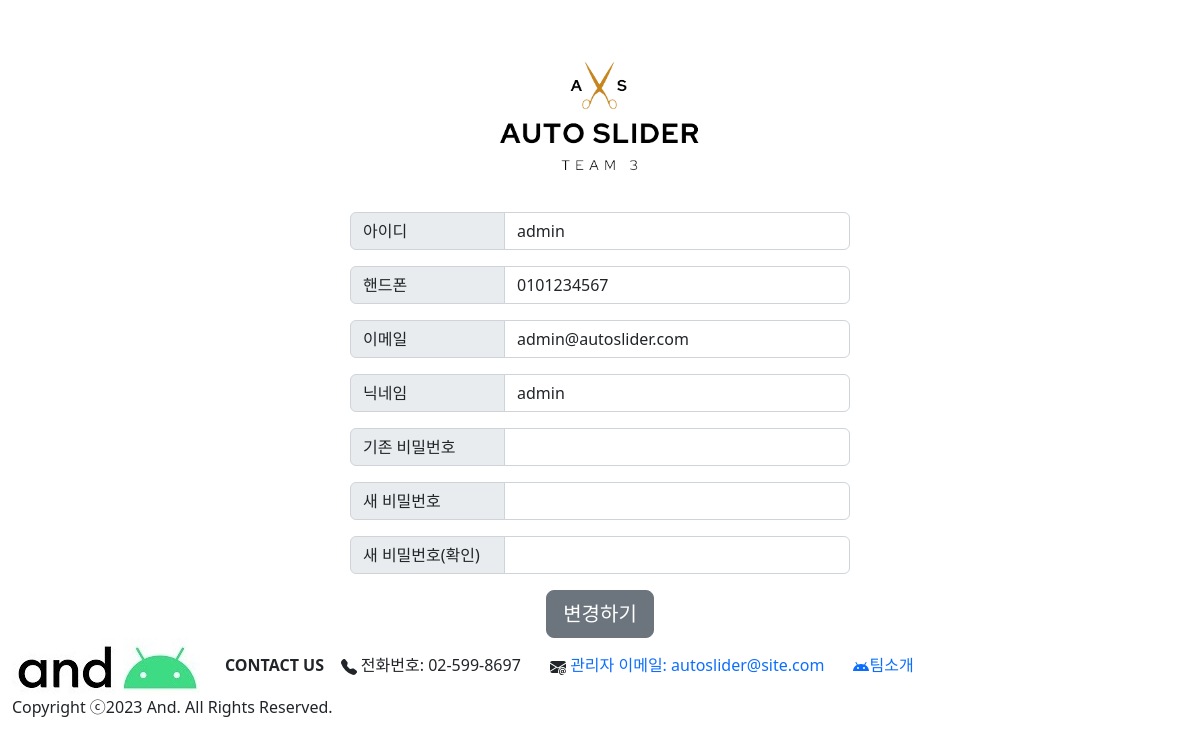
/profile/ (signed in), run on the app's committed database.
### common/models.py (models this page shows, shortened)
class CustomUser(AbstractUser):
    nickname = models.CharField(max_length=20, default='')
    phone_regex = RegexValidator(regex=r'^01([0|1|6|7|8|9])-?([0-9]{3,4})-?([0-9]{4})$') # 정규식 011-123-4567 혹은 010-1234-5678 기준
    phone = models.CharField(validators=[phone_regex], max_length=13, unique=True, verbose_name='phone', null=False, blank=False) # 010-1234-5678 기준 갯수
    USERNAME_FIELD = 'username'
    REQUIRED_FIELDS = ['phone', 'nickname', 'email']
    first_name = None
    last_name = None

### common/views.py (the view)
# urls.py: path('profile/', views.profile, name='profile'),
def profile(request):
    if request.method == 'POST':
        form = ChangeForm(request.POST, instance=request.user)
        form_pw = PasswordChangeForm(request.user, request.POST)
        if form.is_valid() and form_pw.is_valid():
            form.save()
            form_pw.save()
            new_password1 = form_pw.cleaned_data.get('new_password1')
            user = authenticate(password=new_password1)  # 사용자 인증
            auth_login(request, user)  # 로그인
            return redirect('common:login')
        else:
            new_password1 = request.POST.get('new_password1')
            new_password2 = request.POST.get('new_password2')
            context = {'new_password1': new_password1, 'new_password2': new_password2}
            return render(request, 'common/profile.html', context)
    else:
        form = ChangeForm(instance=request.user)
        form_pw = PasswordChangeForm(request.user)
        return render(request, 'common/profile.html', {'form':form, 'form_pw':form_pw})

### common/forms.py
class ChangeForm(UserChangeForm):
    nickname = forms.CharField(max_length=20)
    class Meta(UserChangeForm):
        model = CustomUser
        fields = ['username', 'password', 'nickname', 'phone', 'email']

### templates/common/profile.html (shortened to what this page needs)
{% extends 'base.html' %}
{% load static %}
{% block content %}
<div class="profile container-fluid">
    <h1 class="logo">
        <a href="{% url 'common:login' %}"><img id="logo_img" src="{% static 'img/logo3.png' %}" class="img-fluid"></a>
    </h1>
    <div class="profile_content ">
        <form method="post" action="{% url 'common:profile' %}" id="profile_form" onsubmit="{% url 'boards:board_list' %}">
            <div class="input-group mb-3">
                <span class="input-group-text" id="username">아이디</span>
                <input name="username" type="text" class="form-control" value="{{ form.instance.username }}" aria-label="Username" aria-describedby="basic-addon1" required readonly>
            </div>
            <div class="input-group mb-3">
                <span class="input-group-text" id="phone">핸드폰</span>
                <input name="phone" type="text" class="form-control" value="{{ form.instance.phone }}" aria-label="Username" aria-describedby="basic-addon1" required>
            </div>
            <div class="input-group mb-3">
                <span class="input-group-text" id="email">이메일</span>
                <input name="email" type="text" class="form-control" value="{{ form.instance.email }}" aria-label="Username" aria-describedby="basic-addon1" required>
            </div>
            <div class="input-group mb-3">
                <span class="input-group-text" id="nickname">닉네임</span>
                <input  name="nickname" type="text" class="form-control" value="{{ form.instance.nickname }}" aria-label="Username" aria-describedby="basic-addon1" required>
            </div>
            <div class="input-group mb-3">
                <span class="input-group-text" id="current_password">기존 비밀번호</span>
                <input name="current_password" type="password" class="form-control" aria-label="Username" aria-describedby="basic-addon1" required>
            </div>
            <div class="input-group mb-3">
                <span class="input-group-text" id="new_password1">새 비밀번호</span>
                <input name="new_password1" type="password" class="form-control" aria-label="new_password1" aria-describedby="basic-addon1" minlength="8" required>
            </div>
            <div class="input-group mb-3">
                <span class="input-group-text" id="new_password2">새 비밀번호(확인)</span>
                <input name="new_password2" type="password" class="form-control" aria-label="new_password2" aria-describedby="basic-addon1" required>
            </div>
            <div id="login_div">
                <button type="submit" form="profile_form" class="btn btn-secondary btn-lg">변경하기</button>
            </div>
        </form>
    </div>
</div>
{% include 'footer.html' %}
{% endblock %}

### static/css/style.css (style rules this page uses)
html, body, h1, h2, h3, h4, h5, h6, dl, dt, dd, ol, ul, li, div, p, strong, span { margin: 0; padding: 0; list-style: none; }
html, body { position: relative; width: 100%; height: 100%; }
a { text-decoration: none; }
.profile h1.logo { width: 100%; margin: 40px 0; }
.profile h1.logo a { display: block; }
.profile h1.logo #logo_img { display: block; margin: 0 auto; }
.profile_content { position:relative; width: 500px; margin: 0 auto; text-align:center; }
.profile_content #profile_form .input-group-text { width:155px; }

### data on the page
CustomUser: username "admin", phone "0101234567", email "admin@autoslider.com", nickname "admin"
